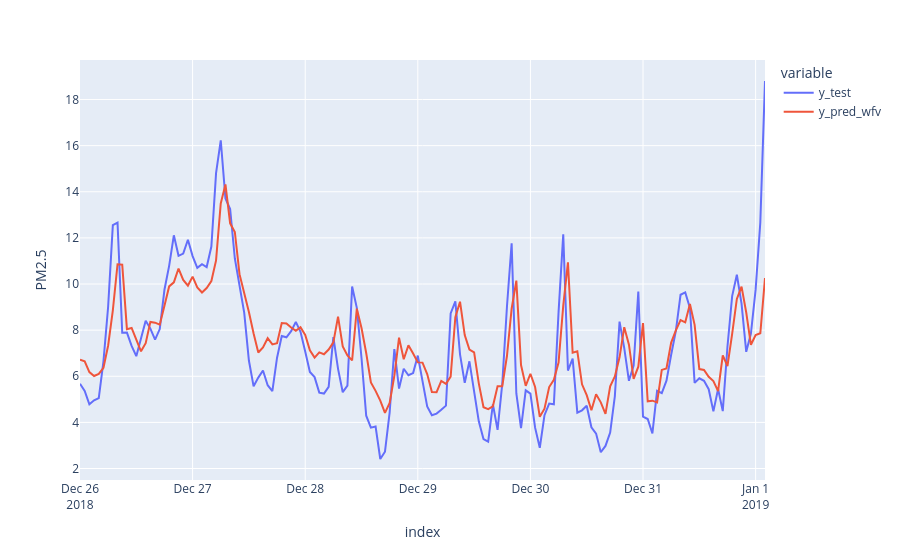

The notebook cell saved with this chart:
### Code cell
# Put the values for y_test and y_pred_wfv into the DataFrame df_pred_test

df_pred_test = pd.DataFrame(
    {"y_test": y_test, "y_pred_wfv": y_pred_wfv}
)
fig = px.line(df_pred_test, labels={"value": "PM2.5"}) # Plot df_pred_test using plotly express
fig.show()

### Figure 1 — Plotly figure (JSON) as saved in the notebook; plotly's stock layout.template omitted (floating-point values rounded to 4 significant figures; data arrays with more than 128 entries replaced by an {"elided": "..."} marker saying what was removed)
{"data": [{"hovertemplate": "variable=y_test<br>index=%{x}<br>PM2.5=%{y}<extra></extra>", "legendgroup": "y_test", "line": {"color": "#636efa", "dash": "solid"}, "marker": {"symbol": "circle"}, "mode": "lines", "name": "y_test", "orientation": "v", "showlegend": true, "type": "scatter", "x": {"elided": "147 str values"}, "xaxis": "x", "y": {"elided": "147 float values"}, "yaxis": "y"}, {"hovertemplate": "variable=y_pred_wfv<br>index=%{x}<br>PM2.5=%{y}<extra></extra>", "legendgroup": "y_pred_wfv", "line": {"color": "#EF553B", "dash": "solid"}, "marker": {"symbol": "circle"}, "mode": "lines", "name": "y_pred_wfv", "orientation": "v", "showlegend": true, "type": "scatter", "x": {"elided": "147 str values"}, "xaxis": "x", "y": {"elided": "147 float values"}, "yaxis": "y"}], "layout": {"autosize": true, "legend": {"title": {"text": "variable"}, "tracegroupgap": 0}, "margin": {"t": 60}, "xaxis": {"anchor": "y", "autorange": true, "domain": [0, 1], "range": ["2018-12-26", "2019-01-01 02:00"], "title": {"text": "index"}, "type": "date"}, "yaxis": {"anchor": "x", "autorange": true, "domain": [0, 1], "range": [1.502, 19.71], "title": {"text": "PM2.5"}, "type": "linear"}}}
